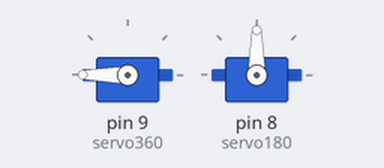
Bench run of a sketch on a simulated Arduino Uno, built with avr-gcc and run on an emulated ATmega328P. Parts: 2 × servo.

Above: at 0.05 s.
At 2.4 s:
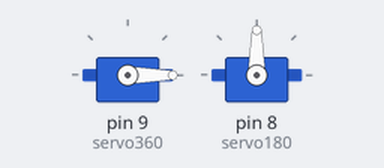
At 4.75 s:
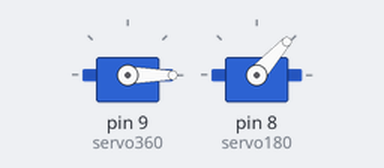
At 9.45 s:
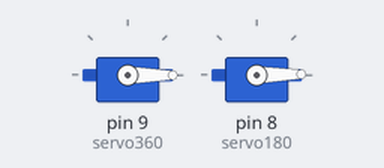
Timing chart, 0 to 12.3 s (numbered marks = the images above):
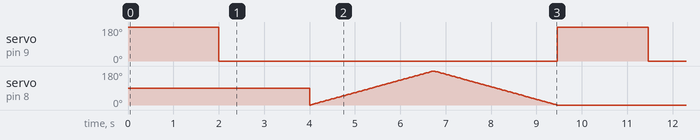

The sketch:

ServoPracticeTangled.ino
```cpp
#include <Servo.h>

Servo servo360;
Servo servo180;

void setup() {
  servo360.attach(9);  // 360° continuous servo
  servo180.attach(8);  // 180° servo
}

void loop() {
  // 360° continuous servo - rotate clockwise full speed
  servo360.write(180);
  delay(2000); // run 2 seconds
  // rotate counter-clockwise full speed
  servo360.write(0);
  delay(2000);

  // 180° servo - sweep back and forth smoothly
  for (int pos = 0; pos <= 180; pos += 1) {
    servo180.write(pos);
    delay(15);
  }
  for (int pos = 180; pos >= 0; pos -= 1) {
    servo180.write(pos);
    delay(15);  //makes a delay
  }
}
```

Measured:
- by itself, servo on pin 9 (servo360): alternates 180° for 2.0 s and 0° for 7.5 s
